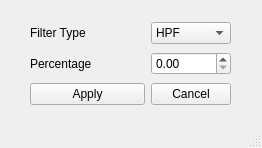
<?xml version="1.0" encoding="UTF-8"?>
<ui version="4.0">
 <class>Ideal_Filter</class>
 <widget class="QMainWindow" name="Ideal_Filter">
  <property name="geometry">
   <rect>
    <x>0</x>
    <y>0</y>
    <width>262</width>
    <height>148</height>
   </rect>
  </property>
  <property name="windowTitle">
   <string>Ideal Filter</string>
  </property>
  <widget class="QWidget" name="centralwidget">
   <widget class="QWidget" name="layoutWidget">
    <property name="geometry">
     <rect>
      <x>30</x>
      <y>20</y>
      <width>201</width>
      <height>88</height>
     </rect>
    </property>
    <layout class="QGridLayout" name="gridLayout">
     <item row="1" column="0" colspan="2">
      <widget class="QLabel" name="label_perc">
       <property name="text">
        <string>Percentage</string>
       </property>
      </widget>
     </item>
     <item row="2" column="0" colspan="2">
      <widget class="QPushButton" name="btn_apply">
       <property name="text">
        <string>Apply</string>
       </property>
      </widget>
     </item>
     <item row="2" column="2">
      <widget class="QPushButton" name="btn_cancel">
       <property name="text">
        <string>Cancel</string>
       </property>
      </widget>
     </item>
     <item row="1" column="2">
      <widget class="QDoubleSpinBox" name="num_per">
       <property name="maximum">
        <double>0.990000000000000</double>
       </property>
       <property name="singleStep">
        <double>0.010000000000000</double>
       </property>
      </widget>
     </item>
     <item row="0" column="2">
      <widget class="QComboBox" name="comboBox_type">
       <item>
        <property name="text">
         <string>HPF</string>
        </property>
       </item>
       <item>
        <property name="text">
         <string>LPF</string>
        </property>
       </item>
      </widget>
     </item>
     <item row="0" column="0" colspan="2">
      <widget class="QLabel" name="label_type">
       <property name="text">
        <string>Filter Type</string>
       </property>
      </widget>
     </item>
    </layout>
   </widget>
  </widget>
  <widget class="QStatusBar" name="statusbar"/>
 </widget>
 <resources/>
 <connections/>
</ui>
